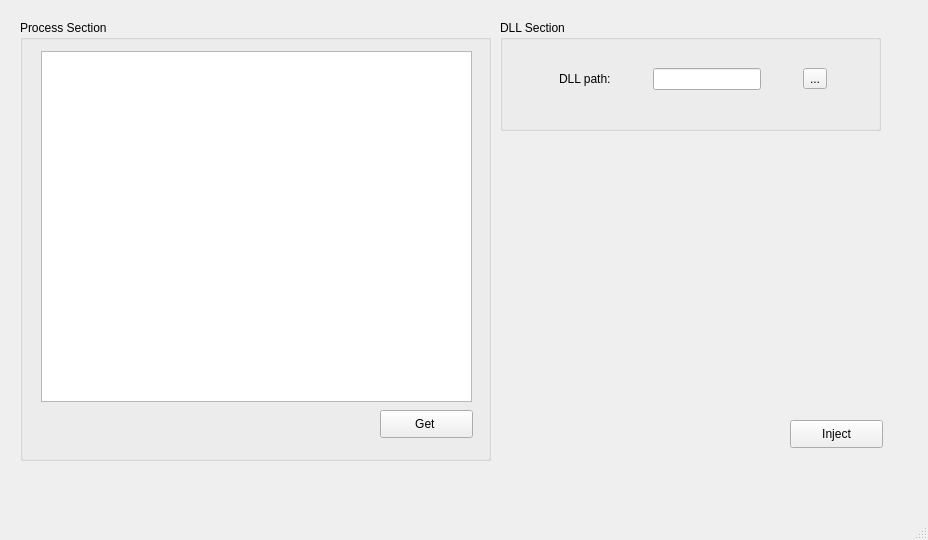
<?xml version="1.0" encoding="UTF-8"?>
<ui version="4.0">
 <class>MainWindow</class>
 <widget class="QMainWindow" name="MainWindow">
  <property name="geometry">
   <rect>
    <x>0</x>
    <y>0</y>
    <width>928</width>
    <height>540</height>
   </rect>
  </property>
  <property name="windowTitle">
   <string>COVID Vacine</string>
  </property>
  <widget class="QWidget" name="centralwidget">
   <widget class="QPushButton" name="pushButton_inject">
    <property name="geometry">
     <rect>
      <x>790</x>
      <y>420</y>
      <width>93</width>
      <height>28</height>
     </rect>
    </property>
    <property name="text">
     <string>Inject</string>
    </property>
   </widget>
   <widget class="QGroupBox" name="groupBox">
    <property name="geometry">
     <rect>
      <x>20</x>
      <y>20</y>
      <width>471</width>
      <height>441</height>
     </rect>
    </property>
    <property name="title">
     <string>Process Section</string>
    </property>
    <widget class="QListWidget" name="listWidget_processes">
     <property name="geometry">
      <rect>
       <x>21</x>
       <y>31</y>
       <width>431</width>
       <height>351</height>
      </rect>
     </property>
    </widget>
    <widget class="QPushButton" name="pushButton_view">
     <property name="geometry">
      <rect>
       <x>360</x>
       <y>390</y>
       <width>93</width>
       <height>28</height>
      </rect>
     </property>
     <property name="text">
      <string>Get </string>
     </property>
    </widget>
   </widget>
   <widget class="QGroupBox" name="groupBox_2">
    <property name="geometry">
     <rect>
      <x>500</x>
      <y>20</y>
      <width>381</width>
      <height>111</height>
     </rect>
    </property>
    <property name="title">
     <string>DLL Section</string>
    </property>
    <widget class="QWidget" name="">
     <property name="geometry">
      <rect>
       <x>23</x>
       <y>47</y>
       <width>341</width>
       <height>24</height>
      </rect>
     </property>
     <layout class="QHBoxLayout" name="horizontalLayout_2">
      <item>
       <widget class="QLabel" name="label">
        <property name="sizePolicy">
         <sizepolicy hsizetype="Fixed" vsizetype="Fixed">
          <horstretch>0</horstretch>
          <verstretch>0</verstretch>
         </sizepolicy>
        </property>
        <property name="text">
         <string>DLL path:</string>
        </property>
       </widget>
      </item>
      <item>
       <widget class="QLineEdit" name="lineEdit_dllpath">
        <property name="sizePolicy">
         <sizepolicy hsizetype="Fixed" vsizetype="Fixed">
          <horstretch>0</horstretch>
          <verstretch>0</verstretch>
         </sizepolicy>
        </property>
       </widget>
      </item>
      <item>
       <widget class="QToolButton" name="toolButton_dllpath">
        <property name="text">
         <string>...</string>
        </property>
       </widget>
      </item>
     </layout>
    </widget>
   </widget>
  </widget>
  <widget class="QMenuBar" name="menubar">
   <property name="geometry">
    <rect>
     <x>0</x>
     <y>0</y>
     <width>928</width>
     <height>26</height>
    </rect>
   </property>
  </widget>
  <widget class="QStatusBar" name="statusbar"/>
 </widget>
 <resources/>
 <connections/>
</ui>
